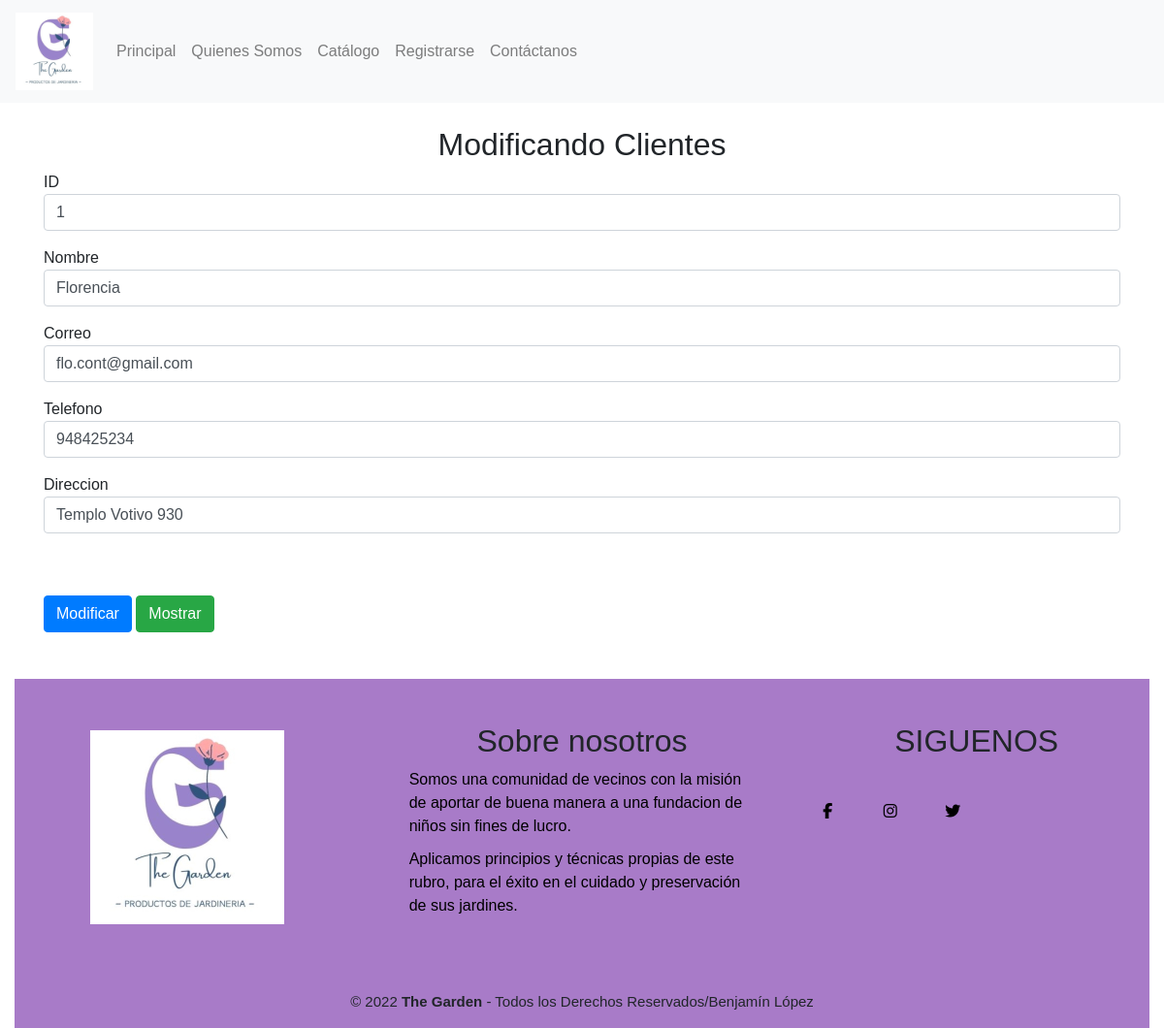
Screenshot of /form_mod_cliente/1 with the database file from the repository.
### motor/models.py (models this page shows, shortened)
class Cliente(models.Model):
    idCliente = models.IntegerField(primary_key=True, verbose_name='Id del Cliente')
    nombreCliente = models.CharField(max_length=20, verbose_name='NombreC')
    correoCliente = models.EmailField(verbose_name='Correo del Cliente')
    telefCliente = models.IntegerField( verbose_name='Numero del Cliente')
    direcCliente = models.CharField(max_length=30, verbose_name='Direccion del Cliente')

### motor/views.py (the view)
def form_mod_cliente(request, id):
    cliente =Cliente.objects.get(idCliente=id)
    datos = {
        'form': ClienteForm(instance = cliente)
    }
    if request.method=='POST':
        formulario = ClienteForm(data=request.POST, instance = cliente)
        if formulario.is_valid():
            formulario.save()
            return redirect('mostrarcli')
    return render(request, 'form_mod_cliente.html', datos)

### motor/templates/form_mod_cliente.html (shortened to what this page needs)
<!DOCTYPE html>
<html lang="en">
<head>
    {%load static%}
    <link rel="stylesheet" href="{% static 'css/estyles.css' %}">
    <link rel="stylesheet" href="https://maxcdn.bootstrapcdn.com/bootstrap/4.0.0/css/bootstrap.min.css">
</head>
<body>
    {% load static %}
    <nav class="navbar navbar-expand-sm navbar-light bg-light ">
        <a class="navbar-brand" href="#">
          <img src="{% static 'img/logo.jpg' %}" width="80" height="80" alt="">
        </a>
        <div class="collapse navbar-collapse" id="opciones">
          <ul class="navbar-nav">
            <li class="nav-item">
              <a class="nav-link" href="{% url 'index' %}" onmouseover="style.color='mediumslateblue'" onmouseout="style.color='black' ">Principal</a>
            </li>
            <li class="nav-item">
              <a class="nav-link" href="{% url 'somos' %}" onmouseover="style.color='mediumslateblue'" onmouseout="style.color='black' ">Quienes Somos</a>
            </li>
            <li class="nav-item">
              <a class="nav-link" href="{% url 'galeria' %}" onmouseover="style.color='mediumslateblue'" onmouseout="style.color='black' ">Catálogo</a>
            </li>
            <li class="nav-item">
                <a class="nav-link" href="{% url 'form_1' %}" onmouseover="style.color='mediumslateblue'" onmouseout="style.color='black' ">Registrarse</a>
            </li>
            <li class="nav-item">
                <a class="nav-link" href="{% url 'contacto' %}" onmouseover="style.color='mediumslateblue'" onmouseout="style.color='black' ">Contáctanos</a>
            </li>
          </ul>
        </div>
    </nav>
    <div class="container">
        <br>
        <h2>Modificando Clientes</h2>
        <form method="post" action="#" id="formulario">
            <div class="form-group">
                {{ form.idCliente.label}}
                {{ form.idCliente}}
            </div>
            <div class="form-group">
                {{ form.nombreCliente.label}}
                {{ form.nombreCliente}}
            </div>
            <div class="form-group">
                {{ form.correoCliente.label}}
                {{ form.correoCliente}}
            </div>
            <div class="form-group">
                {{ form.telefCliente.label}}
                {{ form.telefCliente}}
            </div>
            <div class="form-group">
                {{ form.direcCliente.label}}
                {{ form.direcCliente}}
            </div>
            <br><br>
            <input type="submit" class="btn btn-primary" value="Modificar">
            <a href="{% url 'mostrarcli' %}" class="btn btn-success">Mostrar</a>
        </form>
    </div>
    <br>
    <br>
    <div class="container-fluid">
        <footer class="pie-pagina">
        <div class="grupo-1">
            <div class="box">
            <figure>
                <a href="#">
                <img src="{% static 'img/logo.jpg' %}" width="200" alt="Logo de the garden">
                </a>
            </figure>
            </div>
            <div class="box">
            <h2>Sobre nosotros</h2>
            <p class="pepe">Somos una comunidad de vecinos con la misión de aportar
                de buena manera a una fundacion de niños sin fines de lucro.
            </p>
            <p class="pepe">Aplicamos principios y técnicas propias de este rubro,
                para el éxito en el cuidado y preservación de sus jardines.</p>
            </div>
            <div class="box">
            <h2>SIGUENOS</h2>
            <div class="red-social">
                <a href="#" class="fa fa-facebook color "></a>
                <a href="#" class="fa fa-instagram color "></a>
                <a href="#" class="fa fa-twitter color "></a>
                <a href="#"></a>
            </div>
            </div>
        </div>
        <div class="grupo-2">
            <small>&copy; 2022 <b>The Garden</b> - Todos los Derechos Reservados/Benjamín López </small>
        </div>
        </footer>
    </div>
</body>
</html>

### motor/static/css/estyles.css (style rules this page uses)
p { color:azure; }
.pepe { color: black; }
h2 { color: black; text-align: center; }
.color { color:black; }
.pie-pagina { width: 100%; background-color:rgb(168, 123, 200); }
.pie-pagina .grupo-1 { width: 100%; max-width: 1200px; margin: auto; display: grid; grid-template-columns: repeat(3, 1fr); grid-gap:50px ; padding: 45px 0px; }
.pie-pagina .grupo-1 .box figure { width: 100%; height: 100%; display: flex; justify-content: center; align-items: center; }
.pie-pagina .grupo-1 .box p { margin-bottom: 10px; }
.pie-pagina .grupo-1 .red-social a { display:inline-block; text-decoration: none; width: 50px; height: 50px; line-height: 45px; margin-right: 10px; text-align: center; transition: all 300ms ease; }
.pie-pagina .grupo-2 { padding: 15px 10px; text-align: center; }
.pie-pagina .grupo-2 small { font-size: 15px; }

### motor/templates/form_mod_cliente.html (style rules this page uses)
body { font-family: Arial; }

### rows the page displays
Cliente: idCliente "1", nombreCliente "Florencia", correoCliente "flo.cont@gmail.com", telefCliente "948425234", direcCliente "Templo Votivo 930"
